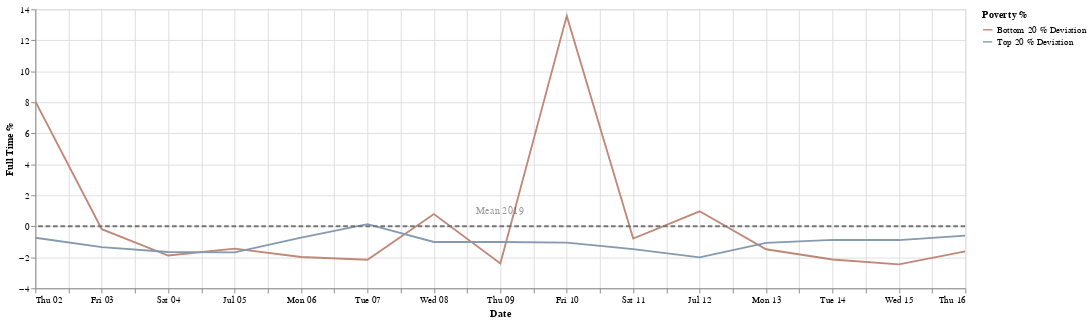

Here is the notebook cell this chart was saved with:
### Markdown cell above
**July 6, 2020:** 
NYC begins Phase 3 of reopening, without indoor dining

### Code cell
start_date = '2020-7-1'
end_date = '2020-7-16'
df3 = apply_date_filter(df,start_date,end_date)
chart = create_chart(df3)
chart

### Figure 1 — Vega-Lite specification as saved in the notebook (floating-point values rounded to 4 significant figures)
{"config": {"view": {"continuousHeight": 300, "continuousWidth": 400}, "range": {"category": {"scheme": ["#FF4500", "#a0aab4", "#4E79A7"]}}}, "layer": [{"data": {"name": "data-00a4f96ffb247beefe95e4ae9f7d775e"}, "mark": "line", "encoding": {"color": {"type": "nominal", "field": "Poverty %"}, "x": {"type": "temporal", "field": "date", "title": "Date"}, "y": {"type": "quantitative", "field": "full_time_work", "title": "Full Time %"}}, "selection": {"selector003": {"type": "interval", "bind": "scales", "encodings": ["x", "y"]}}, "transform": [{"fold": ["Bottom 20 % Deviation", "Top 20 % Deviation"], "as": ["Poverty %", "full_time_work"]}], "width": 1000}, {"data": {"name": "data-7f3a6b86ed460c4e648f2393735a11f6"}, "mark": {"type": "rule", "color": "#757575", "size": 2, "strokeDash": [5, 3]}, "encoding": {"size": {"value": 2}, "y": {"type": "quantitative", "field": "Mean 2019"}}}, {"data": {"name": "data-d764767e7dd3b10b2c76c1355ce10ef3"}, "mark": {"type": "text", "angle": 0, "text": "Mean 2019"}, "encoding": {"opacity": {"value": 0.4}, "y": {"type": "quantitative", "field": "y"}}}], "$schema": "https://vega.github.io/schema/vega-lite/v4.8.1.json", "datasets": {"data-00a4f96ffb247beefe95e4ae9f7d775e": [{"date": "2020-07-12T00:00:00+00:00", "Top 20 %": 3.602, "Bottom 20 %": 6.576, "Top 20 % Deviation": -2.004, "Bottom 20 % Deviation": 0.9694}, {"date": "2020-07-03T00:00:00+00:00", "Top 20 %": 4.266, "Bottom 20 %": 5.423, "Top 20 % Deviation": -1.341, "Bottom 20 % Deviation": -0.1839}, {"date": "2020-07-14T00:00:00+00:00", "Top 20 %": 4.727, "Bottom 20 %": 3.465, "Top 20 % Deviation": -0.8796, "Bottom 20 % Deviation": -2.142}, {"date": "2020-07-07T00:00:00+00:00", "Top 20 %": 5.745, "Bottom 20 %": 3.451, "Top 20 % Deviation": 0.1381, "Bottom 20 % Deviation": -2.155}, {"date": "2020-07-08T00:00:00+00:00", "Top 20 %": 4.597, "Bottom 20 %": 6.395, "Top 20 % Deviation": -1.01, "Bottom 20 % Deviation": 0.788}, {"date": "2020-07-16T00:00:00+00:00", "Top 20 %": 5.006, "Bottom 20 %": 3.987, "Top 20 % Deviation": -0.6007, "Bottom 20 % Deviation": -1.619}, {"date": "2020-07-13T00:00:00+00:00", "Top 20 %": 4.541, "Bottom 20 %": 4.125, "Top 20 % Deviation": -1.065, "Bottom 20 % Deviation": -1.482}, {"date": "2020-07-11T00:00:00+00:00", "Top 20 %": 4.139, "Bottom 20 %": 4.82, "Top 20 % Deviation": -1.468, "Bottom 20 % Deviation": -0.7866}, {"date": "2020-07-04T00:00:00+00:00", "Top 20 %": 3.947, "Bottom 20 %": 3.722, "Top 20 % Deviation": -1.659, "Bottom 20 % Deviation": -1.884}, {"date": "2020-07-10T00:00:00+00:00", "Top 20 %": 4.549, "Bottom 20 %": 19.18, "Top 20 % Deviation": -1.058, "Bottom 20 % Deviation": 13.58}, {"date": "2020-07-09T00:00:00+00:00", "Top 20 %": 4.596, "Bottom 20 %": 3.214, "Top 20 % Deviation": -1.011, "Bottom 20 % Deviation": -2.392}, {"date": "2020-07-06T00:00:00+00:00", "Top 20 %": 4.874, "Bottom 20 %": 3.625, "Top 20 % Deviation": -0.7327, "Bottom 20 % Deviation": -1.981}, {"date": "2020-07-02T00:00:00+00:00", "Top 20 %": 4.869, "Bottom 20 %": 13.66, "Top 20 % Deviation": -0.7371, "Bottom 20 % Deviation": 8.056}, {"date": "2020-07-15T00:00:00+00:00", "Top 20 %": 4.719, "Bottom 20 %": 3.154, "Top 20 % Deviation": -0.8874, "Bottom 20 % Deviation": -2.452}, {"date": "2020-07-05T00:00:00+00:00", "Top 20 %": 3.921, "Bottom 20 %": 4.167, "Top 20 % Deviation": -1.686, "Bottom 20 % Deviation": -1.44}], "data-7f3a6b86ed460c4e648f2393735a11f6": [{"Mean 2019": 0}], "data-d764767e7dd3b10b2c76c1355ce10ef3": [{"y": 1}]}}
